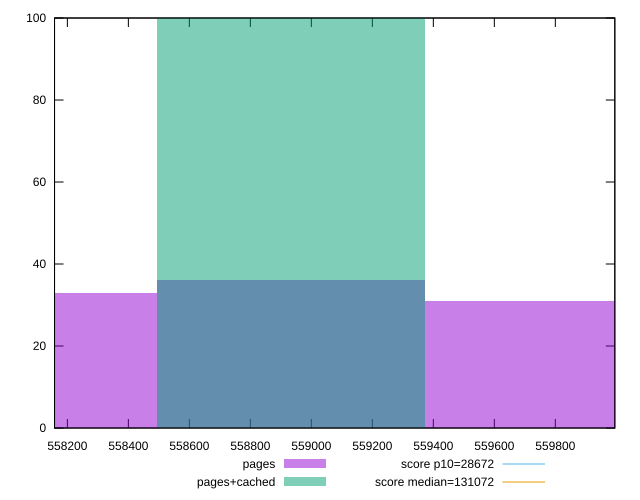

Write gnuplot code to recreate this figure.
reset

$pages <<EOF
558933.0673693751 36
559809.1380078852 31
558056.9967308652 33
EOF

$pagesCached <<EOF
558933.0673693751 100
EOF

set key outside below
set boxwidth 876.0706385099925
set xrange [558157.9094985723:559995.1029763501]
set yrange [0:100]
set trange [0:100]
set style fill transparent solid 0.5 noborder

set parametric
set terminal svg size 640, 500 enhanced background rgb 'white'
set output "reprap/uses-long-cache-ttl/comparison/histogram/1_vs_2.svg"

plot $pages title "pages" with boxes, \
     $pagesCached title "pages+cached" with boxes, \
     28672,t title "score p10=28672", \
     131072,t title "score median=131072"

reset
